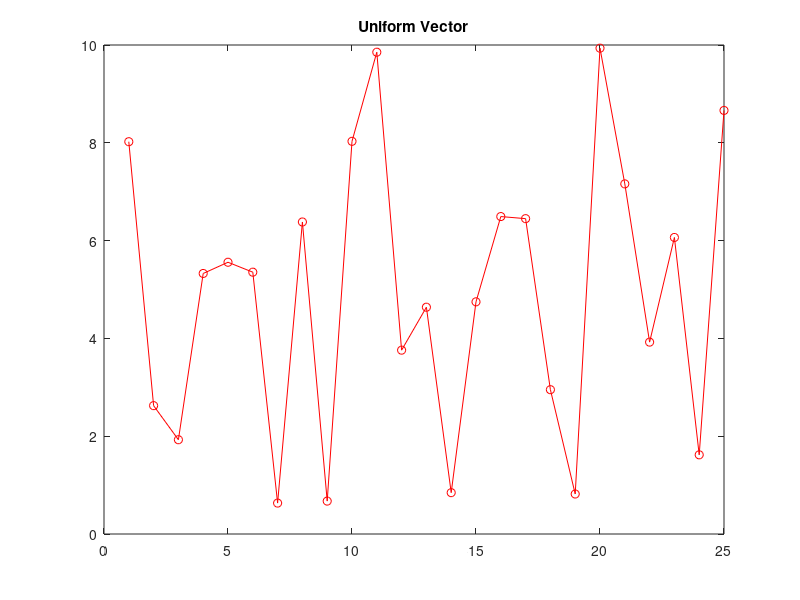
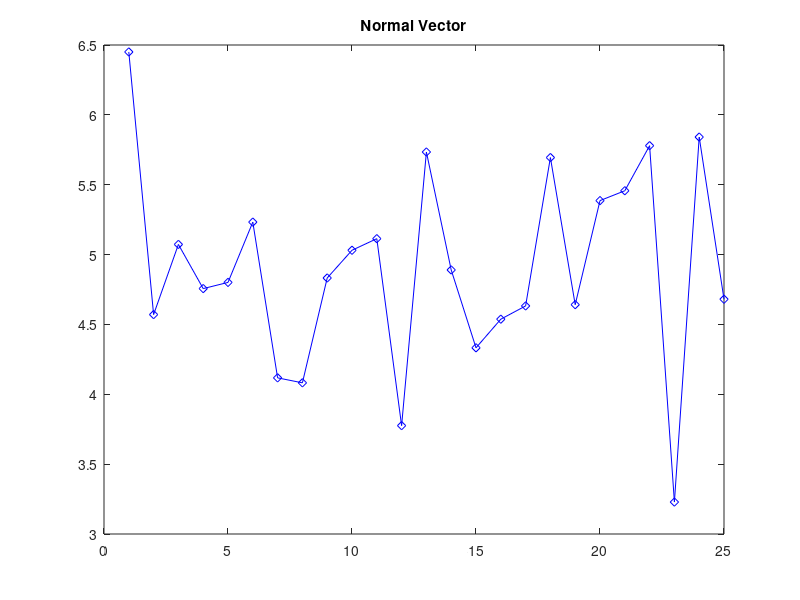
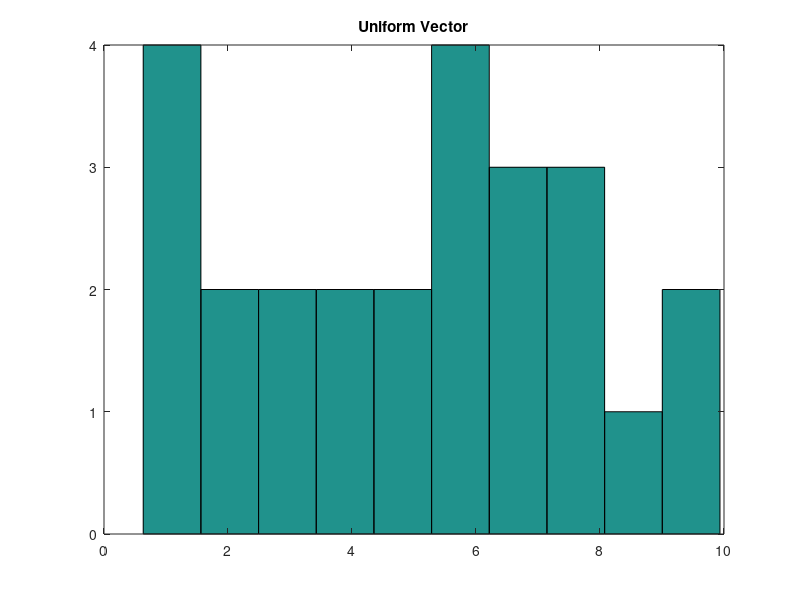
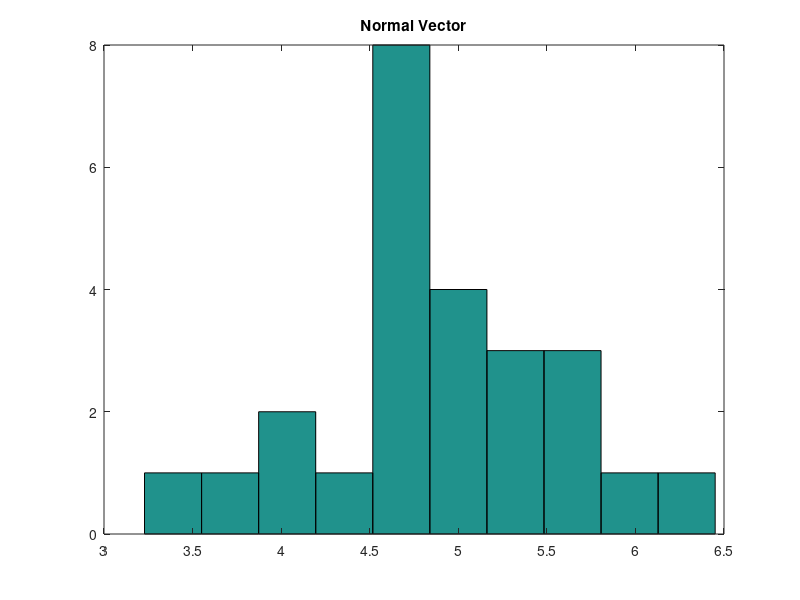

Source code (MATLAB) for these figures, in order:
clear all
clc

%% Question 2

A = 5;
if A >10 
        result = 3
end

C= 5;
if C > 10 
    result = 3
else    
    result = 1
end

B = 14;
if A > 10 && B <=13 
    result = 3;
elseif A == 5 || B > 13
    result = 1
    else
        result = 7
end

x = 27;
y = 15;
z = 40;

if x < 25;
    z = 10
elseif x > 30 && y > 20;
    z = 12
elseif 30 > x > 25 && y < 20;
    z = 0
else
    z = 8
end

disp('End of Question 2')

%% Question 3

for i = 1:10
    disp(i)
end

for i = [2 4 6 8 10]
    disp(i)
end

for i = 1:5:50
    disp(i)
end

disp('End of Question 3')

%% Question 3

myUniformVector  = 10 * rand(25,1)
myNormalVector = 5 + randn(25, 1)

figure(1)
plot(myUniformVector, 'ro-')
title('Uniform Vector')

figure(2)
plot(myNormalVector, 'bd-')
title('Normal Vector')

figure(3)
hist(myUniformVector)
title('Uniform Vector')

figure(4)
hist(myNormalVector)
title('Normal Vector')

testVector = [2 4 6 8 10];
testVector(2)

for k = 1:length(testVector)
    testVector(k)
end

greaterThan6 = 0;
lessThan6 = 0;

for i = 1:length(myUniformVector);
    if myUniformVector(i) > 6
        greaterThan6 = greaterThan6 + 1;
    end
end

for i = 1:length(myNormalVector);
    if myNormalVector(i) < 6
        lessThan6 = lessThan6 + 1;
    end
end

Greater_Than_6 = greaterThan6
Less_Than_6 = lessThan6



       
